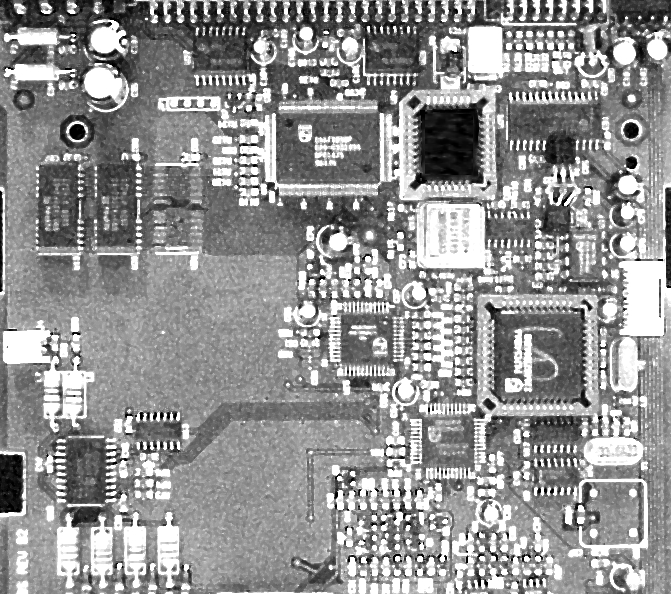
%> input picture Prácticas/Práctica 4/Ejercicios/Entrega/Fig1.14(a).jpg, 671 x 594 px
$ octave Ejercicio_9d.m   (GNU Octave 9; MATLAB toolbox functions it lacks are replaced by stand-ins)
%> lines starting %> are read from the running program, lines starting %| are printed output that depends on the picture
I = imread('Fig1.14(a).jpg');
%> I is the input picture: size 594x671 uint8; min 0, max 255, mean 146.4

% Realzar imagen
I = histeq(I);      % Transformación en escala de grises
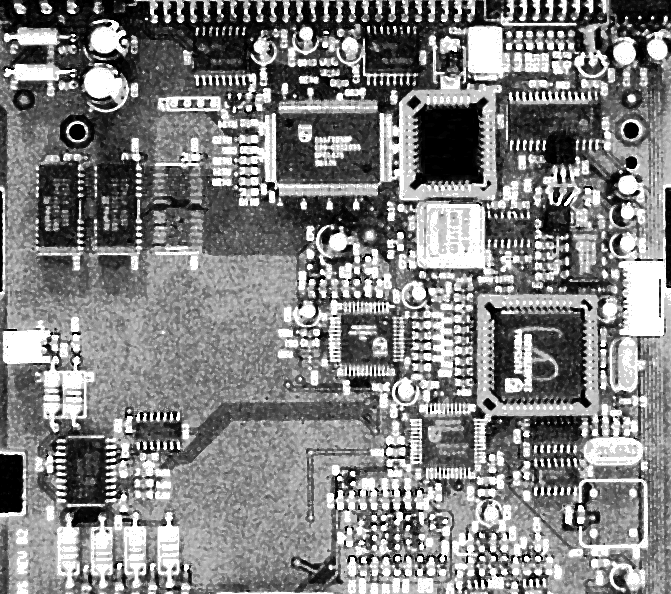
%> I: size 594x671 uint8; min 0, max 255, mean 129.5

figure, imshow(I);


% Generación de bordes
B = edge(I, 'canny');   % Detección de bordes "canny"
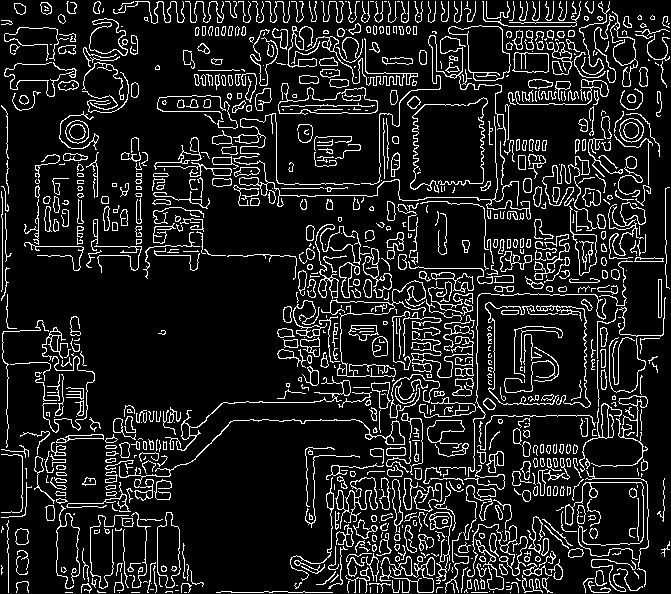
%> B: size 594x671 logical; 12.4% white in thin lines or dots

figure, imshow(B)


% Realzar usando I y B (bordes resaltados)
R = double(I)/255 + 0.1 * double(B);
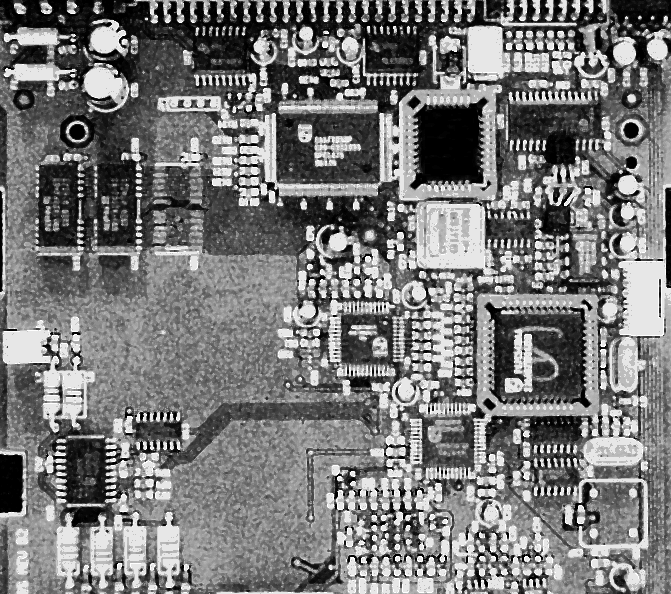
%> R: size 594x671 double; min 0, max 1.1, mean 0.52; drawn with min black and max white

figure, imshow(R);
